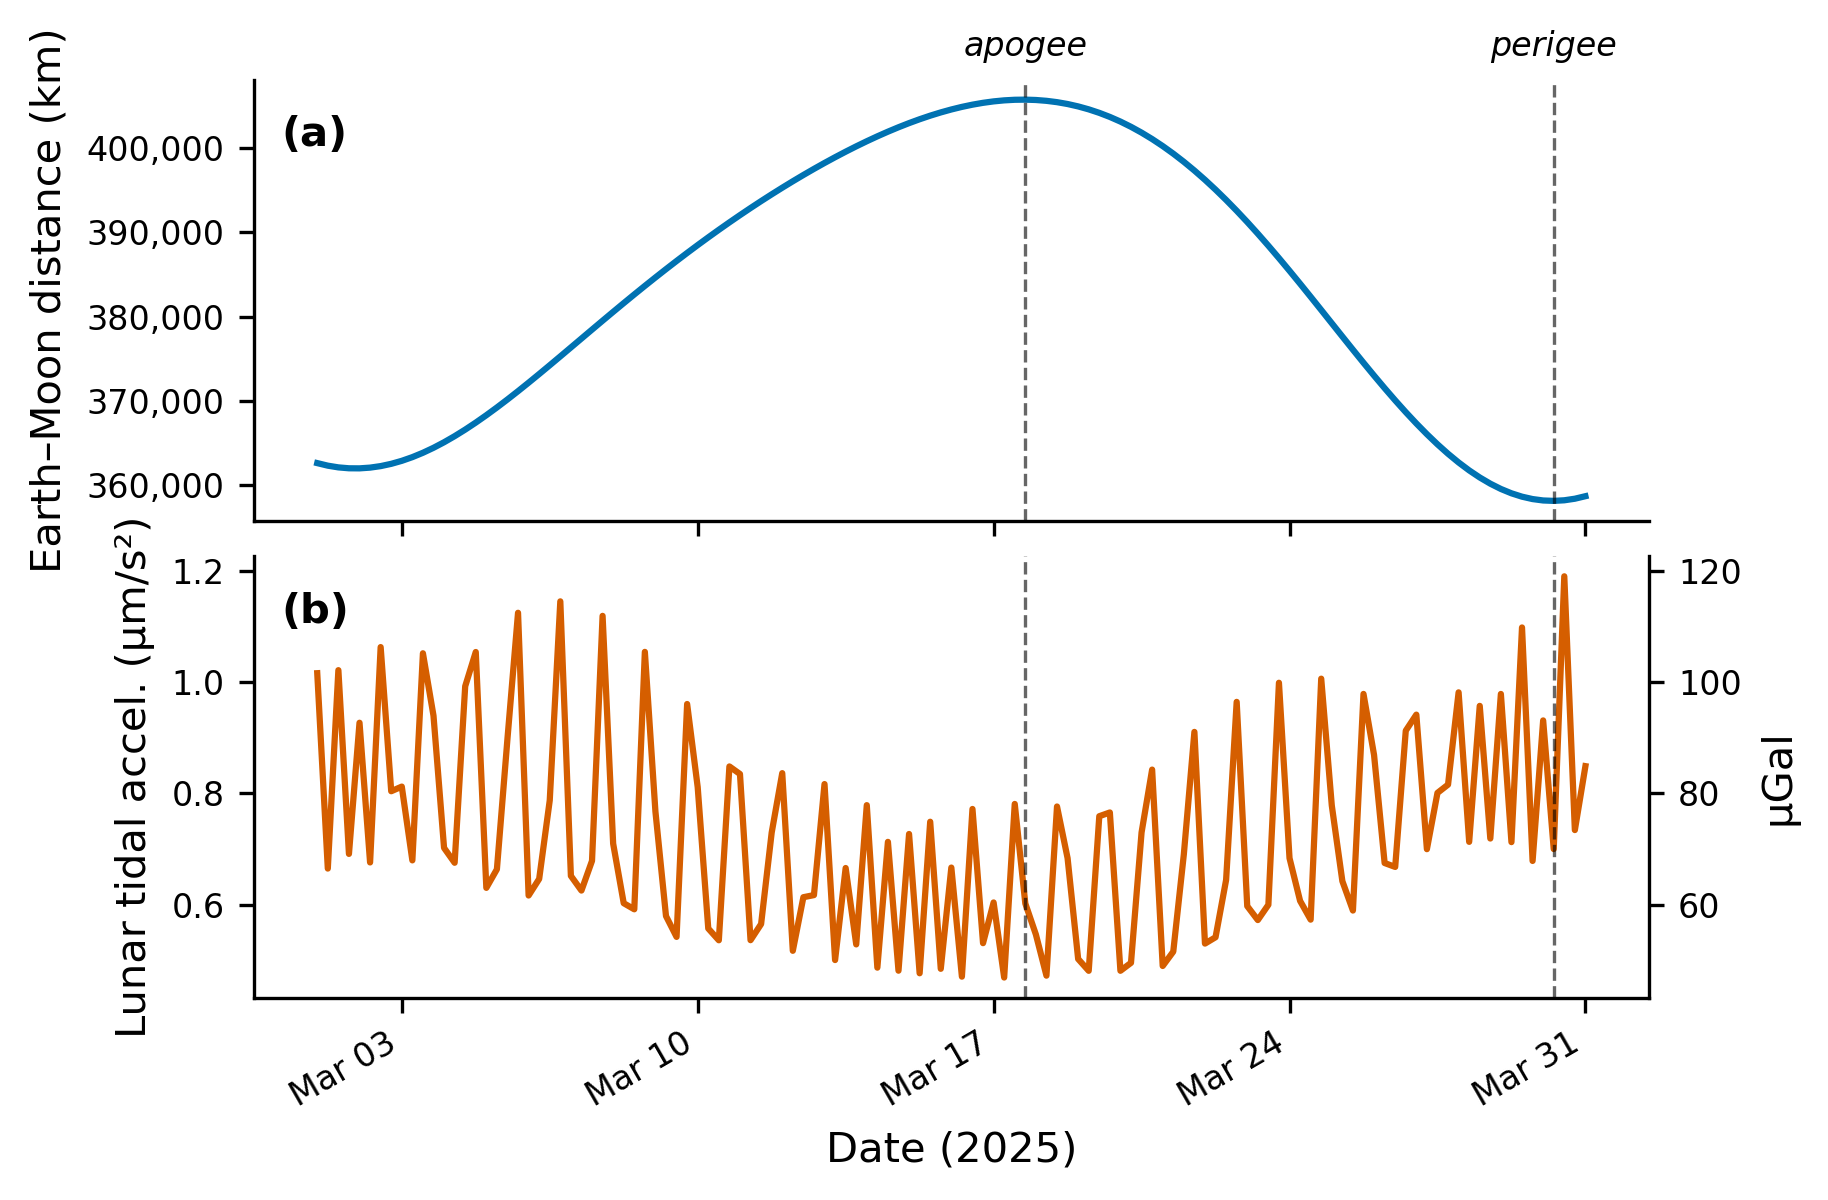

This figure's Python source:
#!/usr/bin/env python3
"""Figure 6: Lunar distance and tidal amplitude correlation.

Two vertically stacked panels sharing x-axis, 30 days of data starting
2025-03-01.  Panel (a) shows Earth--Moon distance in km; panel (b) shows
the absolute value of lunar tidal acceleration at Munich in um/s^2.
Perigee and apogee are marked with vertical dashed lines.
"""

import sys
sys.path.insert(0, "/home/xeal/dev/pytheas/doc/figures")
sys.path.insert(0, "/home/xeal/dev/pytheas")

import numpy as np
from datetime import datetime, timedelta
import matplotlib.pyplot as plt
import matplotlib.dates as mdates
from style import apply_style, COLORS, add_dual_axis

apply_style()

import pytheas

# ---- Parameters ----
start = datetime(2025, 3, 1)
n_days = 30
dt_hours = 6  # 6-hour intervals
n_points = n_days * 24 // dt_hours + 1

# Observer: Munich
lat, lon, alt = 48.14, 11.58, 500.0
r_obs = pytheas.geodetic_to_ecef(lat, lon, alt)

# ---- Compute time series ----
times = [start + timedelta(hours=i * dt_hours) for i in range(n_points)]

distances_km = np.empty(n_points)
tidal_mag_ums2 = np.empty(n_points)  # microm/s^2

for i, t in enumerate(times):
    R_moon = pytheas.moon_position_ecef(t)
    distances_km[i] = np.linalg.norm(R_moon) / 1e3  # m -> km

    a_tidal = pytheas.tidal_acceleration(r_obs, R_moon, pytheas.GM_MOON)
    tidal_mag_ums2[i] = np.linalg.norm(a_tidal) * 1e6  # m/s^2 -> um/s^2

# ---- Find perigee and apogee ----
i_perigee = np.argmin(distances_km)
i_apogee = np.argmax(distances_km)

t_perigee = times[i_perigee]
t_apogee = times[i_apogee]

# ---- Plot ----
fig, (ax1, ax2) = plt.subplots(2, 1, figsize=(6, 4.5), sharex=True,
                                gridspec_kw={'hspace': 0.08})

# Panel (a): Distance
ax1.plot(times, distances_km, color=COLORS['navy'], linewidth=1.5)
ax1.set_ylabel("Earth\u2013Moon distance (km)")
ax1.text(0.02, 0.92, "(a)", transform=ax1.transAxes,
         fontweight='bold', fontsize=10, va='top')

# Panel (b): Tidal acceleration magnitude
ax2.plot(times, tidal_mag_ums2, color=COLORS['red'], linewidth=1.5)
ax2.set_ylabel("Lunar tidal accel. (\u00b5m/s\u00b2)")
ax2.set_xlabel("Date (2025)")

ax2.text(0.02, 0.92, "(b)", transform=ax2.transAxes,
         fontweight='bold', fontsize=10, va='top')

# ---- Mark perigee and apogee ----
for ax in (ax1, ax2):
    ax.axvline(t_perigee, color=COLORS['black'], ls='--', lw=0.8, alpha=0.6)
    ax.axvline(t_apogee, color=COLORS['black'], ls='--', lw=0.8, alpha=0.6)

# Annotate at the top of panel (a)
y_top = ax1.get_ylim()[1]
ax1.annotate("perigee", xy=(t_perigee, y_top), xytext=(0, 4),
             textcoords='offset points', ha='center', va='bottom',
             fontsize=8, fontstyle='italic', annotation_clip=False)
ax1.annotate("apogee", xy=(t_apogee, y_top), xytext=(0, 4),
             textcoords='offset points', ha='center', va='bottom',
             fontsize=8, fontstyle='italic', annotation_clip=False)

# ---- Format x-axis ----
ax2.xaxis.set_major_locator(mdates.WeekdayLocator(byweekday=mdates.MO))
ax2.xaxis.set_major_formatter(mdates.DateFormatter('%b %d'))
fig.autofmt_xdate(rotation=30, ha='right')

# Thousands separator on y-axis of panel (a)
ax1.yaxis.set_major_formatter(plt.FuncFormatter(
    lambda x, _: f"{x:,.0f}"))

add_dual_axis(ax2, 'µm/s²')

plt.savefig("/home/xeal/dev/pytheas/doc/figures/fig06_lunar_distance_tides.png")
plt.close()
print("Saved fig06_lunar_distance_tides.png")
